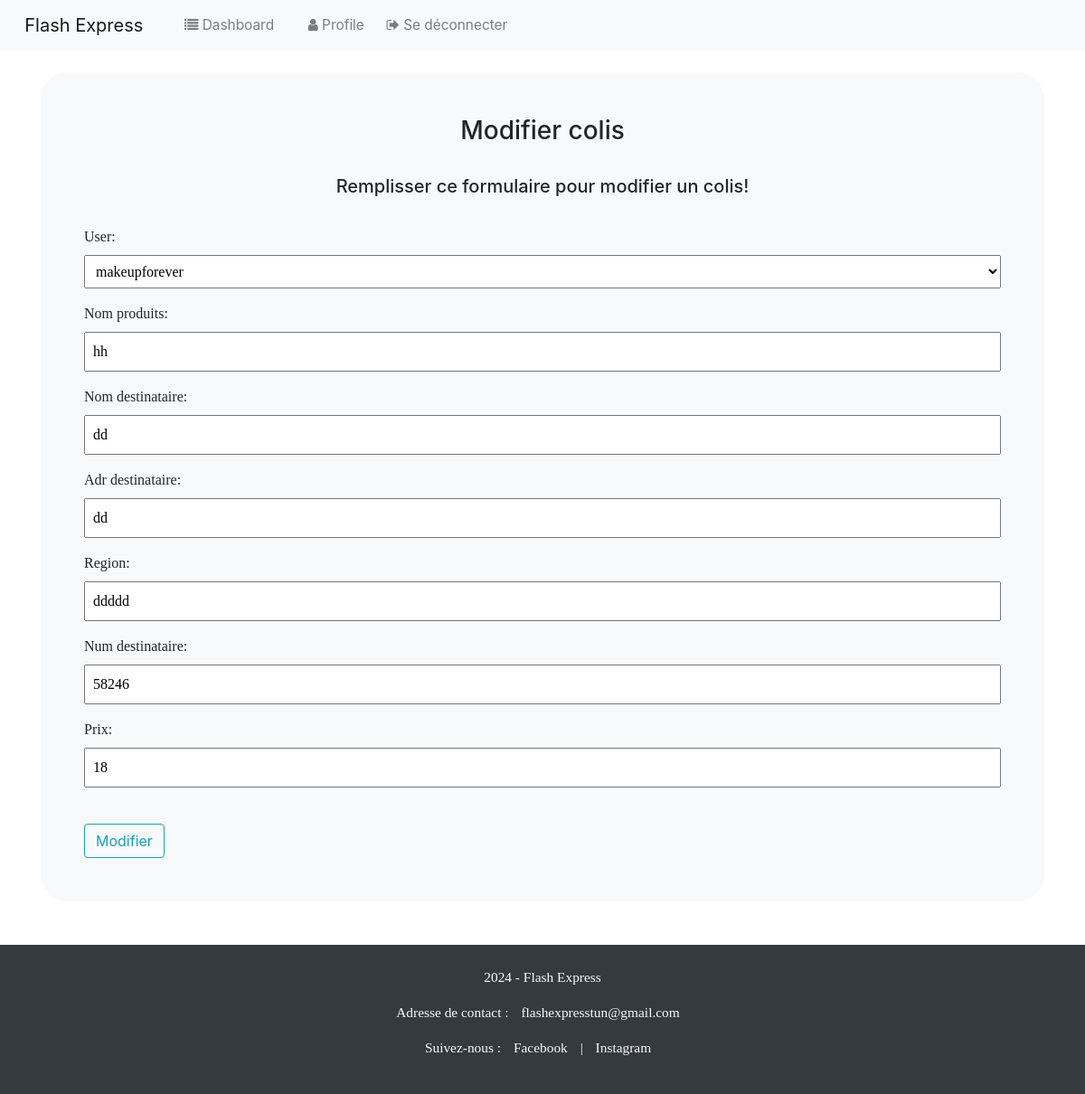
/update_colis/37/ (signed in), run on the app's committed database.
### colis/models.py (models this page shows, shortened)
class Colis(models.Model):
    STATUS_CHOICES = (
        ('en cours', 'Pending'),
        ('livré', 'Accpted'),
        ('annulé', 'Refused'), )
    default_user = User.objects.get(pk=1)
    user = models.ForeignKey(User, on_delete=models.SET_NULL,null=True, blank=True , default=default_user.id)
    code = models.BigAutoField(primary_key=True)
    nom_produits = models.CharField(max_length=100)
    nom_destinataire = models.CharField(max_length=100)
    adr_destinataire = models.CharField(max_length=30)
    region = models.CharField(max_length=30)
    num_destinataire = models.CharField(max_length=100)
    prix = models.CharField(max_length=100)
    status = models.CharField(max_length=20, choices=STATUS_CHOICES, default='en cours')
    date_distribution = models.DateTimeField(null=True, blank=True)
    date_envoi = models.DateTimeField(null=True, blank=True)

### colis/views.py (the view)
# urls.py: path('update_colis/<int:pk>/', views.update_colis, name='update_colis'), #modification
@login_required(login_url='login')
def update_colis(request, pk):
    my_colis = Colis.objects.get(pk=pk)
    if my_colis.status == 'livré':
            messages.error(request, "Ce colis a déjà été livré et ne peut pas être modifié.")
            return redirect("user_dashboard")
    if request.method == 'POST':
        form = UpdateColisForm(request.POST, instance=my_colis)
        if form.is_valid():
            update_colis.date_envoi = timezone.now()
            form.save()
            messages.success(request, "Ton colis a été modifié !")
            return redirect("user_dashboard")
    else:
        form = UpdateColisForm(instance=my_colis)
    context = {'form': form}
    return render(request, 'colis/update_colis.html', context)

### colis/forms.py
class UpdateColisForm(forms.ModelForm):
    class Meta:
        model = Colis
        fields = ['user', 'code', 'nom_produits', 'nom_destinataire', 'adr_destinataire', 'region', 'num_destinataire', 'prix']

### colis/templates/colis/update_colis.html (shortened to what this page needs)
{% extends 'colis/base.html' %}
{% block content %}
    <div class="container bg-light shadow-md p-5 form-layout">
        <h3 style="text-align: center;">Modifier colis</h3>
        <br>
        <h5 style="text-align: center;">Remplisser ce formulaire pour modifier un colis!</h5>
        <br>
        <form method="POST"  autocomplete="off">
            {{form.as_p}}
            <br>
            <button class="btn btn-outline-info" type="submit" href="{% url 'view_account' %}"  >Modifier</button>
        </form>
    </div>
{%endblock%}

### static/css/styles.css (style rules this page uses)
.form-layout { border-radius: 30px; width: 500px; display: flex; flex-direction: column; }
input, select, textarea { width: 100%; padding: 8px; margin-bottom: 10px; box-sizing: border-box; }

### data on the page
Colis: user "makeupforever", nom_produits "hh", nom_destinataire "dd", adr_destinataire "dd", region "ddddd", num_destinataire "58246", prix "18"
